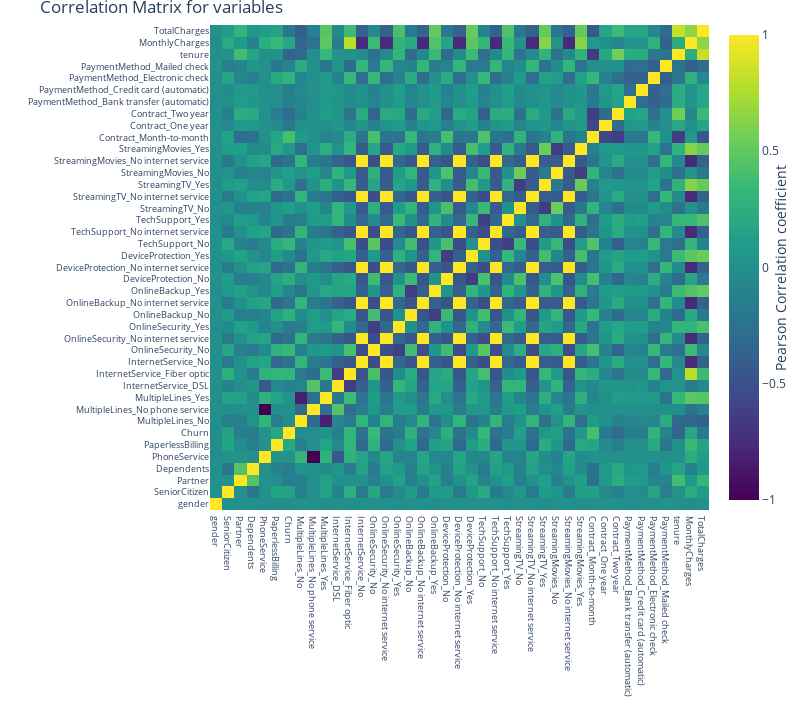

Notebook source saved alongside this figure:
### Code cell
correlation = telcom.corr()
#tick labels
matrix_cols = correlation.columns.tolist()
#convert to array
corr_array  = np.array(correlation)

#Plotting
trace = go.Heatmap(z = corr_array,
                   x = matrix_cols,
                   y = matrix_cols,
                   colorscale = "Viridis",
                   colorbar   = dict(title = "Pearson Correlation coefficient",
                                     titleside = "right"
                                    ) ,
                  )

layout = go.Layout(dict(title = "Correlation Matrix for variables",
                        autosize = False,
                        height  = 720,
                        width   = 800,
                        margin  = dict(r = 0 ,l = 210,
                                       t = 25,b = 210,
                                      ),
                        yaxis   = dict(tickfont = dict(size = 9)),
                        xaxis   = dict(tickfont = dict(size = 9))
                       )
                  )

data = [trace]
fig = go.Figure(data=data,layout=layout)
py.iplot(fig)

### Figure 1 — Plotly figure (JSON) as saved in the notebook; plotly's stock layout.template omitted (floating-point values rounded to 4 significant figures; data arrays with more than 128 entries replaced by an {"elided": "..."} marker saying what was removed)
{"data": [{"colorbar": {"title": {"side": "right", "text": "Pearson Correlation coefficient"}}, "colorscale": [[0, "#440154"], [0.1111, "#482878"], [0.2222, "#3e4989"], [0.3333, "#31688e"], [0.4444, "#26828e"], [0.5556, "#1f9e89"], [0.6667, "#35b779"], [0.7778, "#6ece58"], [0.8889, "#b5de2b"], [1, "#fde725"]], "type": "heatmap", "x": ["gender", "SeniorCitizen", "Partner", "Dependents", "PhoneService", "PaperlessBilling", "Churn", "MultipleLines_No", "MultipleLines_No phone service", "MultipleLines_Yes", "InternetService_DSL", "InternetService_Fiber optic", "InternetService_No", "OnlineSecurity_No", "OnlineSecurity_No internet service", "OnlineSecurity_Yes", "OnlineBackup_No", "OnlineBackup_No internet service", "OnlineBackup_Yes", "DeviceProtection_No", "DeviceProtection_No internet service", "DeviceProtection_Yes", "TechSupport_No", "TechSupport_No internet service", "TechSupport_Yes", "StreamingTV_No", "StreamingTV_No internet service", "StreamingTV_Yes", "StreamingMovies_No", "StreamingMovies_No internet service", "StreamingMovies_Yes", "Contract_Month-to-month", "Contract_One year", "Contract_Two year", "PaymentMethod_Bank transfer (automatic)", "PaymentMethod_Credit card (automatic)", "PaymentMethod_Electronic check", "PaymentMethod_Mailed check", "tenure", "MonthlyCharges", "TotalCharges"], "y": ["gender", "SeniorCitizen", "Partner", "Dependents", "PhoneService", "PaperlessBilling", "Churn", "MultipleLines_No", "MultipleLines_No phone service", "MultipleLines_Yes", "InternetService_DSL", "InternetService_Fiber optic", "InternetService_No", "OnlineSecurity_No", "OnlineSecurity_No internet service", "OnlineSecurity_Yes", "OnlineBackup_No", "OnlineBackup_No internet service", "OnlineBackup_Yes", "DeviceProtection_No", "DeviceProtection_No internet service", "DeviceProtection_Yes", "TechSupport_No", "TechSupport_No internet service", "TechSupport_Yes", "StreamingTV_No", "StreamingTV_No internet service", "StreamingTV_Yes", "StreamingMovies_No", "StreamingMovies_No internet service", "StreamingMovies_Yes", "Contract_Month-to-month", "Contract_One year", "Contract_Two year", "PaymentMethod_Bank transfer (automatic)", "PaymentMethod_Credit card (automatic)", "PaymentMethod_Electronic check", "PaymentMethod_Mailed check", "tenure", "MonthlyCharges", "TotalCharges"], "z": {"elided": "41x41 float values"}}], "layout": {"autosize": false, "height": 720, "margin": {"b": 210, "l": 210, "r": 0, "t": 25}, "title": {"text": "Correlation Matrix for variables"}, "width": 800, "xaxis": {"tickfont": {"size": 9}}, "yaxis": {"tickfont": {"size": 9}}}}
